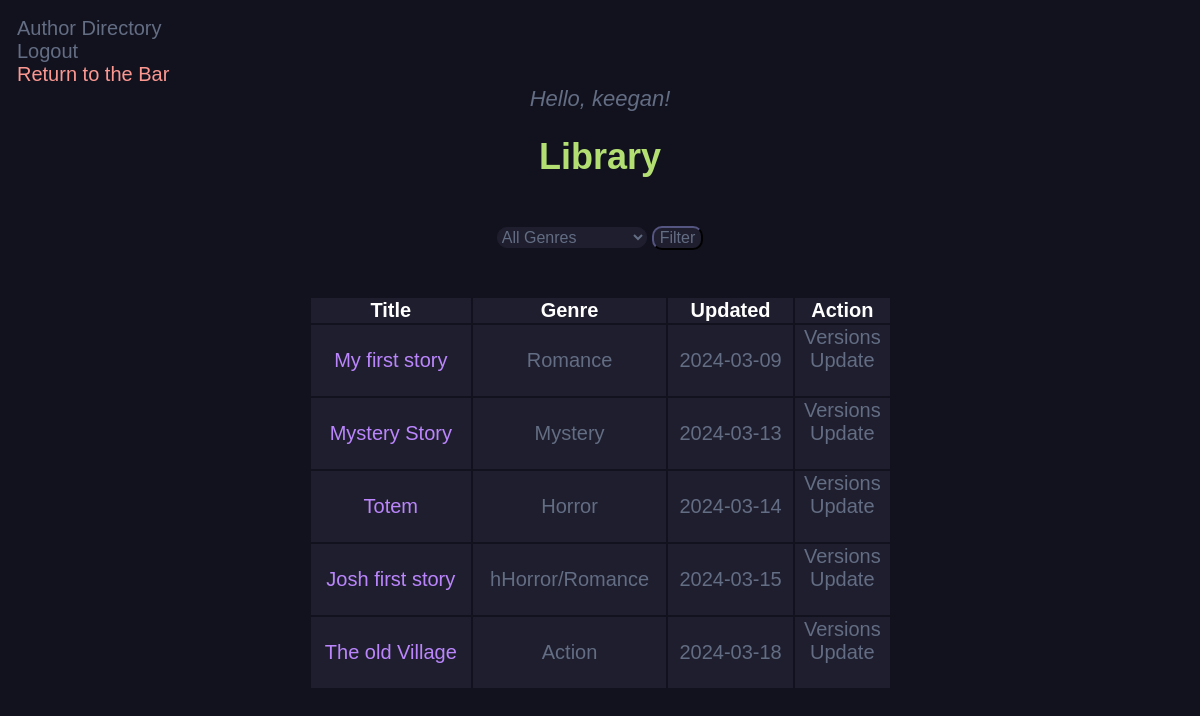
Page /story_db/ (signed in) on the committed database.
### main.py (models this page shows, shortened)
class User(db.Model, UserMixin):
    id = db.Column(db.Integer, primary_key=True)
    username = db.Column(db.String(20), nullable=False, unique=True)
    password = db.Column(db.String(80), nullable=False)
    stories = db.relationship('NewStory', backref='author', lazy=True, foreign_keys=[NewStory.author_id])

class NewStory(db.Model):
    id = db.Column(db.Integer, primary_key=True)
    title = db.Column(db.String(200), nullable=False)
    genre = db.Column(db.String(200), nullable=True)
    content = db.Column(db.Text, nullable=False)
    date_created = db.Column(db.DateTime, default=datetime.utcnow)
    author_id = db.Column(db.Integer, db.ForeignKey('user.id'), nullable=False)
    current_version_id = db.Column(db.Integer, db.ForeignKey('new_version.id'), nullable=True)
    __table_args__ = (
        ForeignKeyConstraint(['author_id'], ['user.id'], name='fk_new_story_author_id'),
        ForeignKeyConstraint(['current_version_id'], ['new_version.id'], name='fk_new_story_current_version_id')
    )
    current_version = db.relationship('NewVersion', foreign_keys=[current_version_id], post_update=True)
    versions = db.relationship('NewVersion', backref='story', lazy=True, cascade='all, delete-orphan', foreign_keys='NewVersion.story_id')

### main.py (the view)
@app.route('/story_db/', methods=['GET', 'POST'])
def story_db():
    stories = NewStory.query.order_by(NewStory.date_created).all()
    unique_genres = set(story.genre for story in stories)
    if request.method == "POST":
        select_genre = request.form.get('Genre')
        if select_genre and select_genre != 'ALL':
            stories = [story for story in stories if story.genre == select_genre]
    return render_template('story_db.html', stories=stories, unique_genres=unique_genres, current_user=current_user)

### main.py (called while the page is built)
@login_manager.user_loader
def load_user(user_id):
    return User.query.get(int(user_id))

### templates/story_db.html (shortened to what this page needs)
 <!DOCTYPE html>
<link rel="stylesheet" href="{{ url_for('static', filename='css/story_db.css') }}">
{% block body %}
{% if current_user.is_authenticated %}
	<a href="/user_dir/" class="button">Author Directory</a><br>
	<a href="/logout/" class="button">Logout</a><br>
	<a href="/" class="return-to-bar">Return to the Bar</a>
	<div style = "text-align: center;">
		<em style = "color: #636d83; font-size: 22px; font-family: sans-serif;">
			Hello, {{ current_user.username }}!
		</em>
		<br>
	</div>
{% endif %}
<div class="content">
	<h1 style="text-align: center;">Library</h1><br>
	{% if stories|length < 1 %}
	<h4 style="text-align: center;"> It is a quiet night,<br>
		<br><a href="/">Return to the Bar and Tell us a Story</a>
	</h4>
	{% else %}
	<div class = "form-cont">
	<form method="POST">
		<select class="form-input" name="Genre">
			<option value="ALL">All Genres</option>
		</select>
		<button class="form-input" type="submit">Filter</button>
	</form>
    </div>
	<br>
	<br>
	<table class="center-table">
		<tr>
			<th>Title</th>
			<th>Genre</th>
			<th>Updated</th>
			<th>Action</th>
		</tr>
		{%for story in stories %}
		<tr>
			<td><a href="{{ url_for('view_story', id=story.id) }}" class="story-link">{{ story.title }}</a></td>
			<td>{{story.genre}}</td>
			<td>{{ story.date_created.date() }}</td>
			<td>
				<a href="/versions/{{ story.id }}">Versions</a>
				<br>
				<a href="/update/{{ story.id }}">Update</a>
				<br>
				<br>
			</td>
		</tr>
		{% endfor %}
	</table>
	{% endif %}
</div>
{% endblock %}

### static/css/story_db.css (style rules this page uses)
h1 { font-size: 36px; color: #B3DF72; text-align: center; font-family: sans-serif; }
a { color: #636d83; font-size: 20px; font-family: sans-serif; text-decoration: none; }
.center-table { margin-left: auto; margin-right: auto; width: 50%; }
td { background-color: #1e1e2e; color: #636d83; font-family: sans-serif; font-size: 20px; text-align: center; padding: 10; }
th { background-color: #1e1e2e; color: white; font-family: sans-serif; font-size: 20px; text-align: center; padding: 10; }
.story-link { color: #BB86FC; }
.return-to-bar { color: #FD9891; }
.form-cont { display: flex; justify-content: center; align-items: center; margin: 0 auto; width: 100%; }
.form-input { height: auto; width: auto; margin: 10; color: #636d83; font-size: 16px; font-family: sans-serif; border-radius: 10px; border-color: #1e1e2e; background: #1e1e2e; padding: 10; }

### rows in the picture
User: username "keegan"
NewStory: title "My first story", genre "Romance", date_created "2024-03-09"
NewStory: title "Mystery Story", genre "Mystery", date_created "2024-03-13"
NewStory: title "Totem", genre "Horror", date_created "2024-03-14"
NewStory: title "Josh first story", genre "hHorror/Romance", date_created "2024-03-15"
NewStory: title "The old Village", genre "Action", date_created "2024-03-18"
